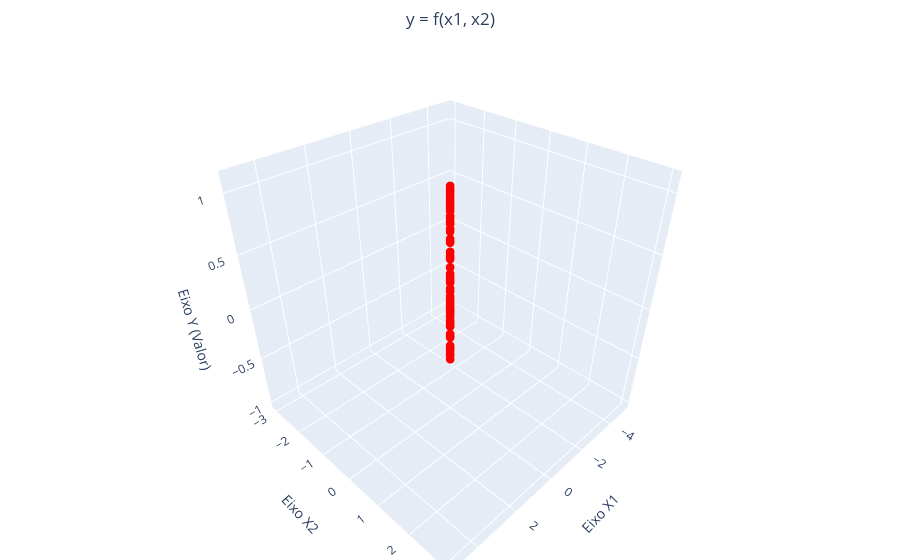

Notebook code for this chart:
### Code cell
df_pivot = df.pivot(index='x2', columns='x1', values='y')

fig = go.Figure()

# Adicionar os Pontos de Dados Originais
fig.add_trace(go.Scatter3d(
    x=df['x1'],
    y=df['x2'],
    z=df['y'],
    mode='markers',
    marker=dict(size=3, color='red', symbol='circle'),
    name='Pontos de Dados Originais'
))

# Melhorar o Layout
fig.update_layout(
    title=dict(text='y = f(x1, x2)', x=0.5),
    scene=dict(
        xaxis_title='Eixo X1',
        yaxis_title='Eixo X2',
        zaxis_title='Eixo Y (Valor)'
    ),
    margin=dict(l=0, r=0, b=0, t=50)
)

fig.show()
